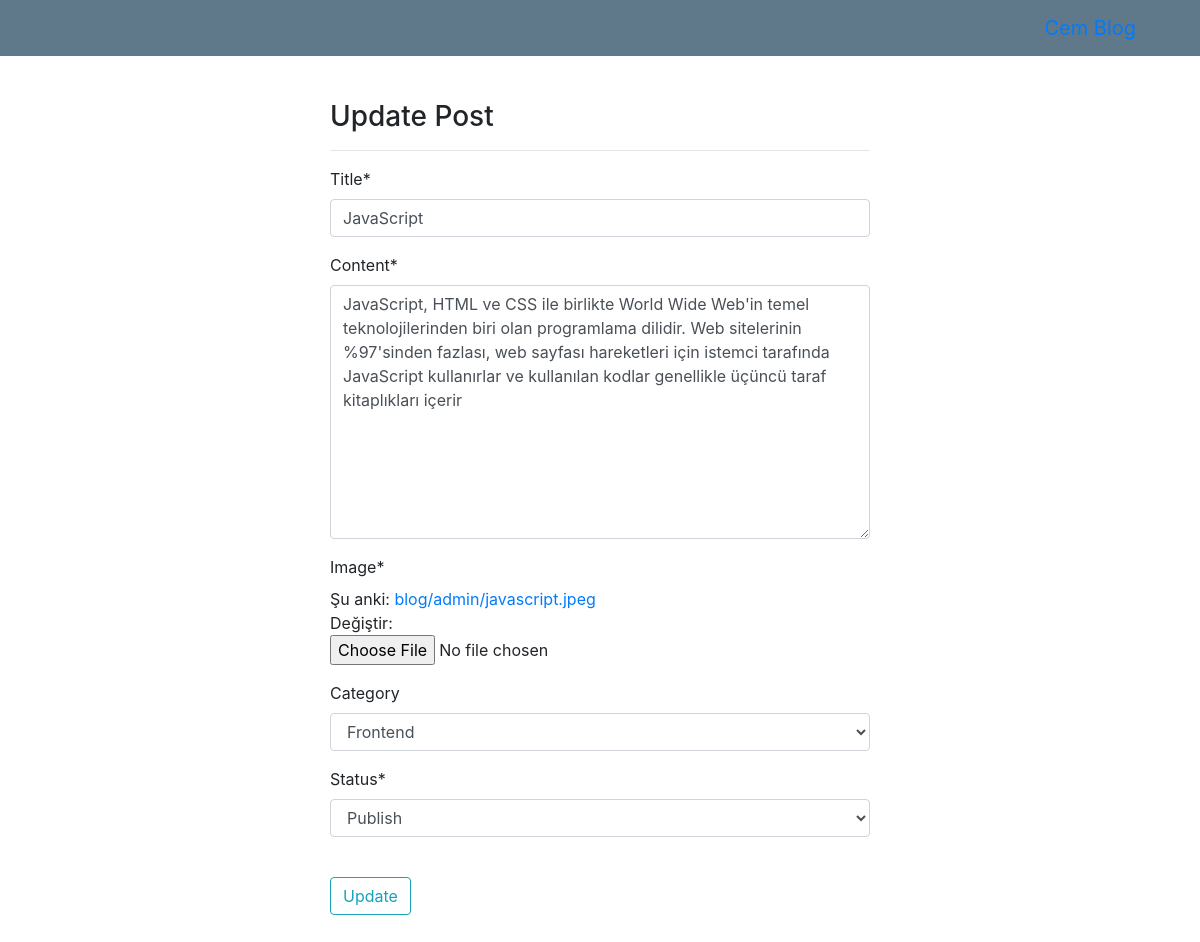
Page /javascript-7673497d6a/update/ (signed in) on the committed database.
### blog/models.py (models this page shows, shortened)
class Post(models.Model):
    OPTIONS = (
        ('Draft', 'Draft'),
        ('Publish', 'Publish'),
    )
    id = models.AutoField(primary_key=True, editable=False, unique=True, null=False, blank=False)
    title = models.CharField(max_length=100)
    content = models.TextField()
    image = models.ImageField(upload_to=user_directory_path, default='blog.jpg')
    category = models.ForeignKey(Category , on_delete=models.PROTECT, blank=True, null=True)
    publish_date = models.DateTimeField(auto_now_add=True)
    last_updated = models.DateTimeField(auto_now=True)
    author = models.CharField(max_length=100, default="Anonymous")
    status = models.CharField(max_length=10, choices=OPTIONS, default='Publish')
    slug = models.SlugField(blank=True, unique=True)

### blog/views.py (the view)
# urls.py: path("<str:slug>/update/",post_update, name="update"),
@login_required()
def post_update(request, slug):
    obj = get_object_or_404(Post, slug=slug)
    form = PostForm(request.POST or None, request.FILES or None, instance=obj)
    if request.user.username != obj.author and not request.user.is_superuser:
        messages.warning(request, "You are not a writer of this post !")
        return redirect("blog:list_all")
    if form.is_valid():
        form.save()
        messages.success(request, "Post updated !!")
        return redirect("blog:list_all")
    context = {
        "object" : obj,
        "form" : form
    }
    return render(request, "blog/post_update.html", context)

### blog/forms.py
class PostForm(forms.ModelForm):
    status = forms.ChoiceField(choices=Post.OPTIONS)
    category = forms.ModelChoiceField(queryset=Category.objects.all(), required=False, empty_label="Select Category")
    class Meta:
        model = Post
        fields = (
            'title',
            'content',
            'image',
            'category',
            'status',
        )

### blog/models.py (called while the page is built)
    def __str__(self):
        return self.name

### blog/templates/blog/post_update.html
{% extends 'base.html' %} {% load crispy_forms_tags %} {% block content %}
<div class="row">
  <div class="col-md-6 offset-md-3">
    <h3>Update Post</h3>
    <hr />
    <form method="POST" enctype="multipart/form-data">
      {% csrf_token %} {{form|crispy}}
      <br />
      <button type="submit" class="btn btn-outline-info">Update</button>
    </form>
  </div>
</div>
{% endblock content %}

### rows in the picture
Post: title "JavaScript", content "JavaScript, HTML ve CSS ile birlikte World Wide Web'in temel teknolojilerinden biri olan programlama dilidir. Web sitelerinin %97'sinden fazlası, web sayfası hareketleri için istemci tarafında JavaScript kullanırlar ve kullanılan kodlar genellikle üçüncü taraf kitaplıkları içerir", category "Frontend", status "Publish"
